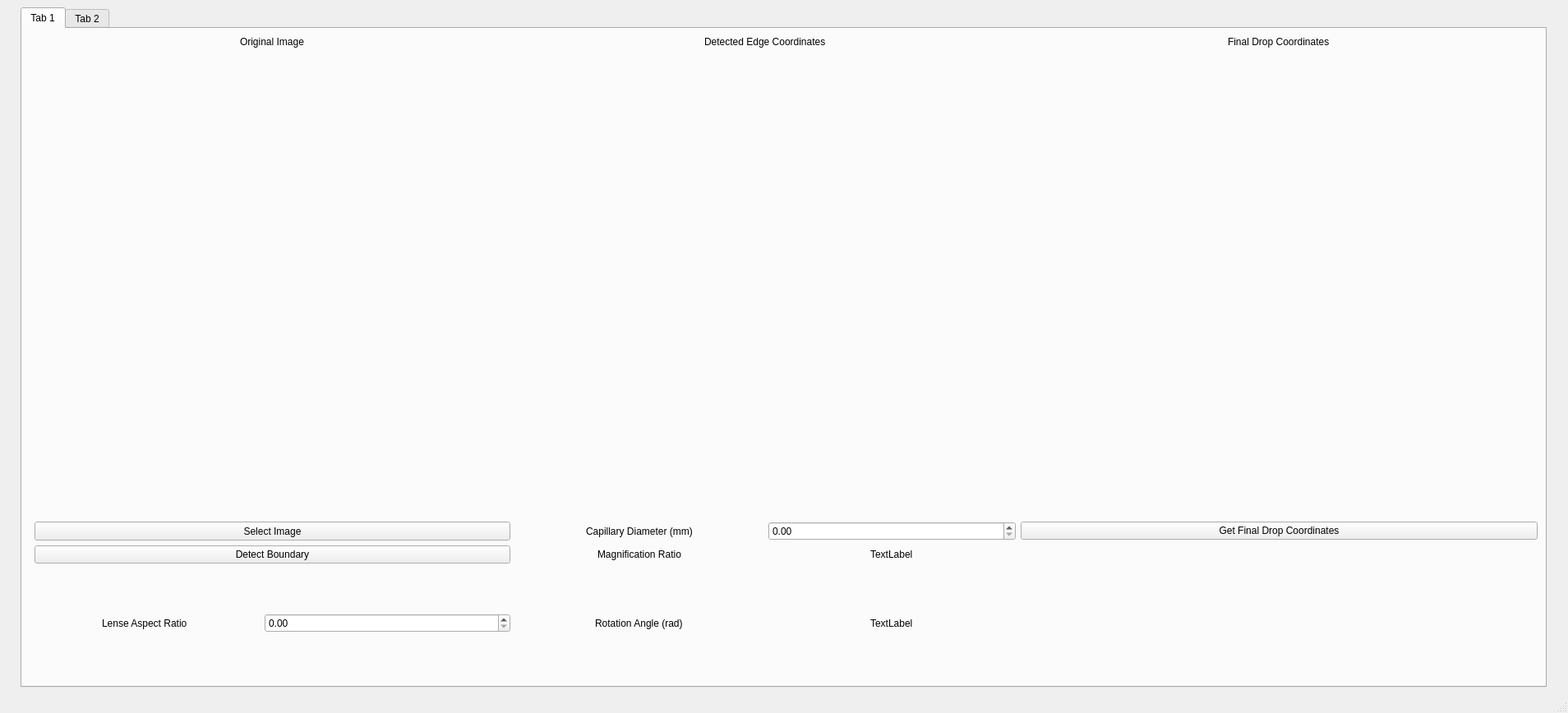
<?xml version="1.0" encoding="UTF-8"?>
<ui version="4.0">
 <class>MainWindow</class>
 <widget class="QMainWindow" name="MainWindow">
  <property name="geometry">
   <rect>
    <x>0</x>
    <y>0</y>
    <width>1908</width>
    <height>868</height>
   </rect>
  </property>
  <property name="windowTitle">
   <string>MainWindow</string>
  </property>
  <widget class="QWidget" name="centralwidget">
   <layout class="QGridLayout" name="gridLayout_4">
    <item row="0" column="0" alignment="Qt::AlignHCenter">
     <widget class="QTabWidget" name="tabWidget">
      <property name="currentIndex">
       <number>0</number>
      </property>
      <widget class="QWidget" name="imageProcessTab">
       <attribute name="title">
        <string>Tab 1</string>
       </attribute>
       <layout class="QGridLayout" name="gridLayout_5">
        <item row="0" column="1">
         <layout class="QGridLayout" name="gridLayout">
          <item row="0" column="0" alignment="Qt::AlignHCenter">
           <widget class="QLabel" name="label">
            <property name="text">
             <string>Original Image</string>
            </property>
           </widget>
          </item>
          <item row="2" column="0">
           <widget class="MatplotlibWidget" name="mplwidget">
            <property name="minimumSize">
             <size>
              <width>579</width>
              <height>565</height>
             </size>
            </property>
           </widget>
          </item>
         </layout>
        </item>
        <item row="0" column="2">
         <layout class="QGridLayout" name="gridLayout_2">
          <item row="0" column="0" alignment="Qt::AlignHCenter">
           <widget class="QLabel" name="label_2">
            <property name="text">
             <string>Detected Edge Coordinates</string>
            </property>
           </widget>
          </item>
          <item row="4" column="0">
           <widget class="MatplotlibWidget" name="mplwidget2">
            <property name="minimumSize">
             <size>
              <width>609</width>
              <height>565</height>
             </size>
            </property>
           </widget>
          </item>
         </layout>
        </item>
        <item row="0" column="3">
         <layout class="QGridLayout" name="gridLayout_3">
          <item row="0" column="0" alignment="Qt::AlignHCenter">
           <widget class="QLabel" name="label_3">
            <property name="text">
             <string>Final Drop Coordinates</string>
            </property>
           </widget>
          </item>
          <item row="1" column="0">
           <widget class="MatplotlibWidget" name="mplwidget3">
            <property name="minimumSize">
             <size>
              <width>629</width>
              <height>565</height>
             </size>
            </property>
           </widget>
          </item>
         </layout>
        </item>
        <item row="1" column="1">
         <widget class="QPushButton" name="selectImageButton">
          <property name="maximumSize">
           <size>
            <width>16777215</width>
            <height>34</height>
           </size>
          </property>
          <property name="text">
           <string>Select Image</string>
          </property>
         </widget>
        </item>
        <item row="1" column="2">
         <layout class="QHBoxLayout" name="horizontalLayout">
          <item alignment="Qt::AlignHCenter">
           <widget class="QLabel" name="realDiameterLabel">
            <property name="text">
             <string>Capillary Diameter (mm)</string>
            </property>
           </widget>
          </item>
          <item>
           <widget class="QDoubleSpinBox" name="diameterSpinBox">
            <property name="minimumSize">
             <size>
              <width>299</width>
              <height>0</height>
             </size>
            </property>
           </widget>
          </item>
         </layout>
        </item>
        <item row="2" column="1">
         <widget class="QPushButton" name="detectBoundaryButton">
          <property name="text">
           <string>Detect Boundary</string>
          </property>
         </widget>
        </item>
        <item row="2" column="2">
         <layout class="QHBoxLayout" name="horizontalLayout_3">
          <item alignment="Qt::AlignHCenter">
           <widget class="QLabel" name="magRatioLabel">
            <property name="text">
             <string>Magnification Ratio</string>
            </property>
           </widget>
          </item>
          <item alignment="Qt::AlignHCenter">
           <widget class="QLabel" name="magRatioDisplay">
            <property name="text">
             <string>TextLabel</string>
            </property>
           </widget>
          </item>
         </layout>
        </item>
        <item row="3" column="0" rowspan="2" colspan="2">
         <layout class="QHBoxLayout" name="horizontalLayout_4">
          <item alignment="Qt::AlignHCenter">
           <widget class="QLabel" name="aspRatioLabel">
            <property name="text">
             <string>Lense Aspect Ratio</string>
            </property>
           </widget>
          </item>
          <item>
           <widget class="QDoubleSpinBox" name="aspRatioSpinBox">
            <property name="minimumSize">
             <size>
              <width>299</width>
              <height>0</height>
             </size>
            </property>
           </widget>
          </item>
         </layout>
        </item>
        <item row="3" column="2" rowspan="2">
         <layout class="QHBoxLayout" name="horizontalLayout_2">
          <item alignment="Qt::AlignHCenter">
           <widget class="QLabel" name="rotationAngleLabel">
            <property name="text">
             <string>Rotation Angle (rad)</string>
            </property>
           </widget>
          </item>
          <item alignment="Qt::AlignHCenter">
           <widget class="QLabel" name="rotationAngleDisplay">
            <property name="text">
             <string>TextLabel</string>
            </property>
           </widget>
          </item>
         </layout>
        </item>
        <item row="1" column="3">
         <widget class="QPushButton" name="removeTubeButton">
          <property name="text">
           <string>Get Final Drop Coordinates</string>
          </property>
         </widget>
        </item>
        <item row="3" column="3" rowspan="2">
         <widget class="QLabel" name="statusLabel">
          <property name="text">
           <string/>
          </property>
         </widget>
        </item>
       </layout>
      </widget>
      <widget class="QWidget" name="calculationTab">
       <attribute name="title">
        <string>Tab 2</string>
       </attribute>
      </widget>
     </widget>
    </item>
   </layout>
  </widget>
  <widget class="QMenuBar" name="menubar">
   <property name="geometry">
    <rect>
     <x>0</x>
     <y>0</y>
     <width>1908</width>
     <height>31</height>
    </rect>
   </property>
  </widget>
  <widget class="QStatusBar" name="statusbar"/>
 </widget>
 <customwidgets>
  <customwidget>
   <class>MatplotlibWidget</class>
   <extends>QWidget</extends>
   <header>matplotlibwidget</header>
  </customwidget>
 </customwidgets>
 <resources/>
 <connections/>
</ui>
